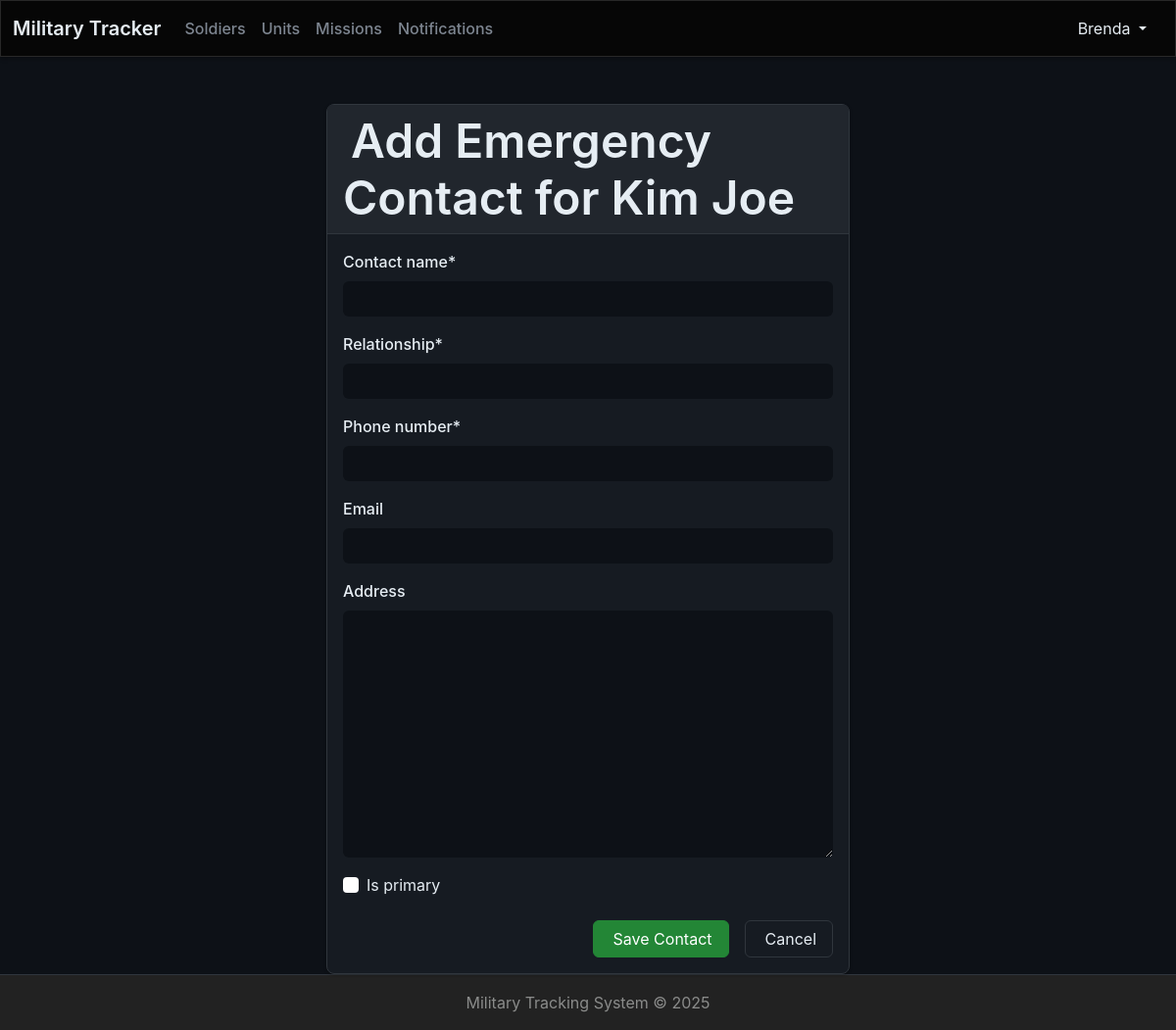
The app's page /2/contacts/add/ (signed in) with its own data.
### accounts/models.py (models this page shows, shortened)
class CustomUser(AbstractUser):
    ROLE_CHOICES = [
        ('admin', 'Admin'),
        ('family', 'Family'),
    ]
    role = models.CharField(max_length=10, default='family')
    phone_number = models.CharField(max_length=15, blank=True)
    is_active = models.BooleanField(default=True)

### soldiers/models.py (models this page shows, shortened)
class Soldier(models.Model):
    SERVICE_STATUS_CHOICES = [
        ('active', 'Active'),
        ('on_leave', 'On Leave'),
        ('injured', 'Injured'),
        ('mia', 'Missing In Action'),
        ('discharged', 'Discharged'),
    ]
    service_id = models.CharField(max_length=20, unique=True)
    first_name = models.CharField(max_length=50)
    last_name = models.CharField(max_length=50)
    rank = models.CharField(max_length=30)
    date_of_birth = models.DateField()
    national_id = models.CharField(max_length=20, unique=True)
    phone_number = models.CharField(max_length=15)
    email = models.EmailField(blank=True)
    current_status = models.CharField(max_length=20, choices=SERVICE_STATUS_CHOICES, default='active')
    unit = models.ForeignKey(Unit, on_delete=models.SET_NULL, null=True)
    is_active = models.BooleanField(default=True)
    created_at = models.DateTimeField(auto_now_add=True)
    updated_at = models.DateTimeField(auto_now=True)
    def __init__(self, *args, **kwargs):
        super().__init__(*args, **kwargs)
        self._original_status = self.current_status

### soldiers/views.py (the view)
# urls.py: path('<int:soldier_id>/contacts/add/', add_emergency_contact, name='add_emergency_contact'),
@login_required
def add_emergency_contact(request, soldier_id):
    soldier = get_object_or_404(Soldier, pk=soldier_id)
    if request.method == 'POST':
        form = EmergencyContactForm(request.POST)
        if form.is_valid():
            contact = form.save(commit=False)
            contact.soldier = soldier
            if contact.is_primary:
                EmergencyContact.objects.filter(soldier=soldier, is_primary=True).update(is_primary=False)
            contact.save()
            messages.success(request, 'Emergency contact added successfully.')
            return redirect('soldier_detail', pk=soldier.pk)
    else:
        form = EmergencyContactForm()
    return render(request, 'view/emergency_contact.html', {'form': form, 'soldier': soldier})

### soldiers/forms.py
class EmergencyContactForm(forms.ModelForm):
    class Meta:
        model = EmergencyContact
        fields = ['contact_name', 'relationship', 'phone_number', 'email', 'address', 'is_primary']

### soldiers/templates/view/emergency_contact.html (shortened to what this page needs)
{% extends 'base/base.html' %}
{% load static %}
{% load crispy_forms_tags %}
{% block 'body' %}
<div class="container mt-4">
    <div class="row justify-content-center">
        <div class="col-md-8 col-lg-6">
            <div class="card">
                <div class="card-header">
                    <h2 class="mb-0">
                        Add Emergency Contact for {{ soldier.first_name }} {{ soldier.last_name }}
                    </h2>
                </div>
                <div class="card-body">
                    <form method="post" class="needs-validation" novalidate >
                        {{ form|crispy }}
                        <div class="d-grid gap-2 d-md-flex justify-content-md-end mt-4">
                            <button type="submit" class="btn btn-success me-md-2">
                                Save Contact
                            </button>
                            <a href="{% url 'soldier_home' %}" class="btn btn-outline-light">
                                Cancel
                            </a>
                        </div>
                    </form>
                </div>
            </div>
        </div>
    </div>
</div>
{% endblock %}

### main/templates/base/base.html (shortened to what this page needs)
{% load static %}
<!DOCTYPE html>
<html lang="en" class="h-100">
<head>
    <link href="{% static 'css/bootstrap.min.css' %}" rel="stylesheet">
    <link href="{% static 'css/style.css' %}" rel="stylesheet">
</head>
<body class="d-flex flex-column h-100">
    <nav class="navbar navbar-expand-lg navbar-dark bg-dark">
        <div class="container-fluid">
            <a class="navbar-brand" href="{% url 'home_page' %}">Military Tracker</a>
            <div class="collapse navbar-collapse" id="navbarNav">
                <ul class="navbar-nav me-auto mb-2 mb-lg-0">
                    {% if user.is_authenticated %}
                        {% if user.role == 'admin' or user.role == 'superuser' %}
                            <li class="nav-item"><a href="{% url 'soldier_home' %}" class="nav-link">Soldiers</a></li>
                            <li class="nav-item"><a href="{% url 'unit_home' %}" class="nav-link">Units</a></li>
                            <li class="nav-item"><a href="{% url 'mission_home' %}" class="nav-link">Missions</a></li>
                            <li class="nav-item"><a href="{% url 'notification_home' %}" class="nav-link">Notifications</a></li>
                        {% elif user.role == 'family' %}
                            <li class="nav-item"><a href="{% url 'family_dashboard' %}" class="nav-link">My Dashboard</a></li>
                        {% endif %}
                    {% endif %}
                </ul>
                <div class="d-flex">
                   {% if user.is_authenticated %}
                        <div class="dropdown show">
                            <button class="btn btn-transparent dropdown-toggle" type="button"  data-bs-toggle="dropdown" aria-expanded="false">
                                {{ user.username }}
                            </button>
                        </div>
                    {% else %}
                        <a href="{% url 'login' %}" class="btn btn-outline-light btn-sm me-2">Login</a>
                        <a href="{% url 'register' %}" class="btn btn-light btn-sm">Register</a>
                    {% endif %}
                </div>
            </div>
        </div>
    </nav>
    <div class="container mt-4">
        {% block 'body' %}
        {% endblock %}
    </div>
    <footer class="footer mt-auto py-3 bg-light">
        <div class="container text-center">
            <span class="text-muted">Military Tracking System &copy; {% now "Y" %}</span>
        </div>
    </footer>
</body>
</html>

### main/static/css/style.css (style rules this page uses)
:root { --bs-primary: #238636; --bs-secondary: #7d8590; --bs-success: #238636; --bs-info: #0969da; --bs-warning: #fb8500; --bs-danger: #da3633; --bs-light: #21262d; --bs-dark: #0d1117; --primary-bg: #0d1117; --secondary-bg: #161b22; --tertiary-bg: #21262d; --accent-bg: #30363d; --border-color: #30363d; --text-primary: #e6edf3; --text-secondary: #7d8590; --text-muted: #656d76; --accent-color: #238636; --accent-hover: #2ea043; --navbar-bg: #010409; --footer-bg: #0d1117; --card-bg: #161b22; --input-bg: #0d1117; --input-border: #30363d; --input-focus: #0969da; --shadow: rgba(0, 0, 0, 0.3); --bs-body-bg: #0d1117; --bs-body-color: #e6edf3; --bs-border-color: #30363d; --bs-link-color: #238636; --bs-link-hover-color: #2ea043; }
body { background-color: var(--primary-bg); color: var(--text-primary); font-family: -apple-system, BlinkMacSystemFont, 'Segoe UI', 'Noto Sans', Helvetica, Arial, sans-serif; overflow-x: hidden; }
.navbar-dark { background-color: var(--navbar-bg); border-bottom: 1px solid var(--border-color); box-shadow: 0 2px 4px var(--shadow); }
.navbar-brand { color: var(--text-primary); font-weight: 600; }
.navbar-dark .navbar-nav .nav-link { color: var(--text-secondary); font-weight: 500; transition: color 0.3s ease; }
.form-control { background-color: var(--input-bg); border-color: var(--input-border); color: var(--text-primary); border-radius: 6px; transition: all 0.3s ease; }
.form-control::placeholder { color: var(--text-muted); }
.form-label { color: var(--text-primary); font-weight: 500; }
.btn-success { background-color: var(--accent-color); border-color: var(--accent-color); }
.btn-outline-light { color: var(--text-primary); border-color: var(--border-color); }
.card { background-color: var(--card-bg); border-color: var(--border-color); border-radius: 8px; box-shadow: 0 1px 3px var(--shadow); transition: all 0.3s ease; }
.card-header { background-color: var(--tertiary-bg); border-bottom-color: var(--border-color); color: var(--text-primary); font-weight: 600; }
.card-body { color: var(--text-primary); }
.footer { background-color: var(--footer-bg); border-top: 1px solid var(--border-color); }
.footer .text-muted { color: var(--text-muted); }
a { color: var(--accent-color); transition: color 0.3s ease; }
h1, h2, h3, h4, h5, h6 { color: var(--text-primary); font-weight: 600; }
.btn, .form-control, .form-select, .navbar-nav .nav-link { transition: all 0.3s ease; }

### records on screen
CustomUser: username "Brenda"
Soldier: first_name "Kim", last_name "Joe"
